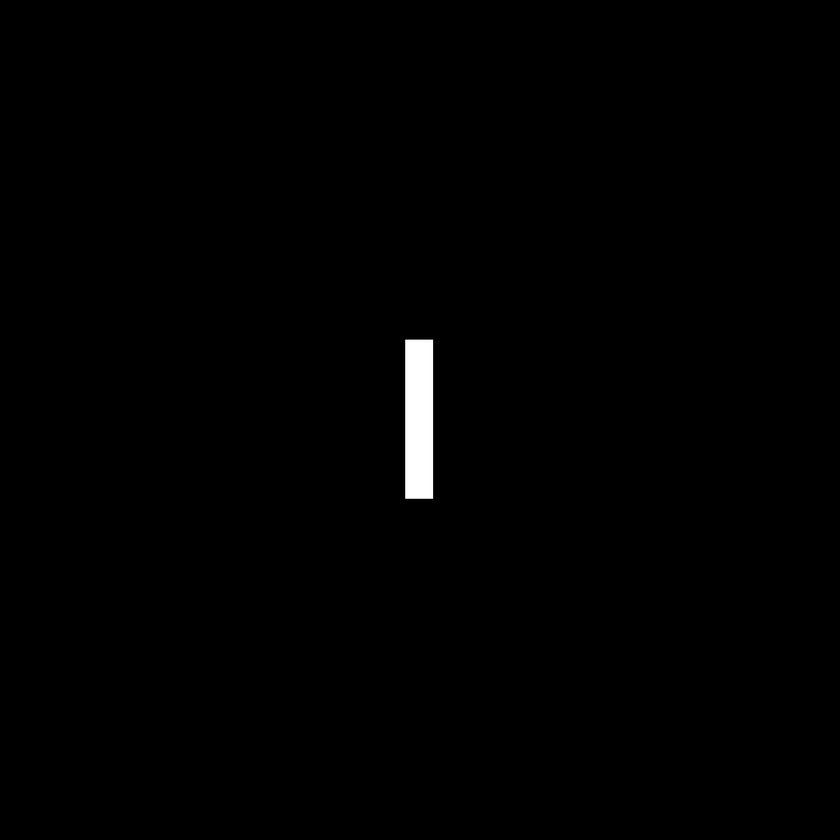
#> input picture part1_DIP_weeks01-08/week05_frequency_domain/input/Fig0424(a)(rectangle).tif, 840 x 840 px, shrunk from 1024 x 1024 before the run
$ jupyter execute 'Frequency Domain Processing.ipynb'
#> lines starting #> are read from the running program, lines starting #| are printed output that depends on the picture
# Week 05 · Frequency Domain Processing
**Course:** Computer Vision (BCSE2022)
**Instructor:** Bùi Huy Kiên
**Prepared:** 2026-07-15

## 🎯 Mục tiêu học tập
Sau khi hoàn thành bài học này, sinh viên sẽ có thể:
- Hiểu biến đổi Fourier 2-D (DFT) và ý nghĩa của phổ biên độ (magnitude spectrum) / pha (phase).
- Hiển thị và đọc phổ tần số của ảnh; hiểu vì sao cần dịch tâm (fftshift) và nén dải động (log).
- Thiết kế và áp dụng bộ lọc thông thấp Ideal / Butterworth / Gaussian trong miền tần số; nhận biết hiện tượng ringing.
- Thiết kế bộ lọc thông cao tương ứng và dùng để làm sắc nét ảnh (high-frequency emphasis).
- Nắm quan hệ giữa lọc miền không gian (tuần 04) và lọc miền tần số.

**Hướng dẫn:**
- Ảnh dùng trong ví dụ và bài tập đã được copy sẵn vào thư mục `input/` của tuần này (trích từ bộ ảnh sách Gonzalez & Woods, DIP 3rd ed. — bộ đầy đủ nằm ở `Gonzalez_images/` gốc repo).
- Mỗi cell hiển thị ảnh dùng `matplotlib`.
- Sử dụng các thư viện: `opencv-python`, `numpy`, `matplotlib`.
- Nếu được, khuyến khích xây dựng lại các thuật toán sử dụng C++/Python

[cell 1]
## Ví dụ 1: Biến đổi Fourier 2-D và phổ biên độ
# - Tính DFT bằng np.fft.fft2, dịch tâm phổ bằng fftshift.
# - Phổ có dải động rất lớn -> dùng log(1 + |F|) để hiển thị.
# - Tính chất dịch chuyển: ảnh tịnh tiến có CÙNG phổ biên độ (chỉ khác pha).

import numpy as np
import matplotlib.pyplot as plt
from PIL import Image

img = np.asarray(Image.open("input/Fig0424(a)(rectangle).tif").convert("L"))
#> img is the input picture: shape (840, 840); min 0, max 255, mean 1.6
img_trans = np.asarray(Image.open("input/Fig0425(a)(translated_rectangle).tif").convert("L"))
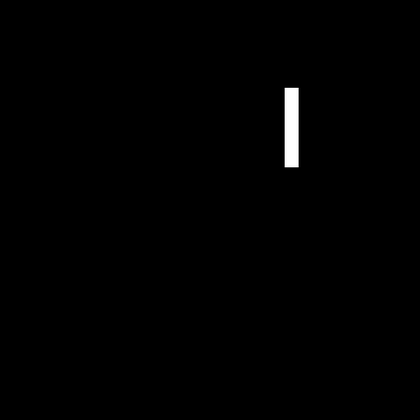
#> input picture part1_DIP_weeks01-08/week05_frequency_domain/input/Fig0425(a)(translated_rectangle).tif, 420 x 420 px, shrunk from 512 x 512 before the run
#> img_trans is the input picture: shape (420, 420); min 0, max 255, mean 1.6

def spectrum(f):
    """Trả về phổ biên độ (đã dịch tâm) và bản nén log để hiển thị."""
    F = np.fft.fftshift(np.fft.fft2(f.astype(np.float64)))
    mag = np.abs(F)
    return mag, np.log1p(mag)

mag1, logmag1 = spectrum(img)
mag2, logmag2 = spectrum(img_trans)

fig, axes = plt.subplots(2, 3, figsize=(13, 8))
axes[0, 0].imshow(img, cmap="gray"); axes[0, 0].set_title("Ảnh gốc (rectangle)")
axes[0, 1].imshow(mag1, cmap="gray"); axes[0, 1].set_title("|F| (không log) — gần như không thấy gì")
axes[0, 2].imshow(logmag1, cmap="gray"); axes[0, 2].set_title("log(1 + |F|)")
axes[1, 0].imshow(img_trans, cmap="gray"); axes[1, 0].set_title("Ảnh tịnh tiến")
axes[1, 1].imshow(mag2, cmap="gray"); axes[1, 1].set_title("|F| (không log)")
axes[1, 2].imshow(logmag2, cmap="gray"); axes[1, 2].set_title("log(1 + |F|) — giống hệt ảnh gốc!")
for ax in axes.ravel(): ax.axis("off")
plt.suptitle("DFT 2-D: phổ biên độ bất biến với phép tịnh tiến")
plt.tight_layout()
plt.show()

[cell 2]
## Ví dụ 2: Lọc thông thấp trong miền tần số — Ideal vs Butterworth vs Gaussian
# Quy trình: F = DFT(f) -> G = H * F -> g = IDFT(G).
# Cùng tần số cắt D0, quan sát hiện tượng RINGING của bộ lọc Ideal.

import numpy as np
import matplotlib.pyplot as plt
from PIL import Image

img = np.asarray(Image.open("input/Fig0441(a)(characters_test_pattern).tif").convert("L"))
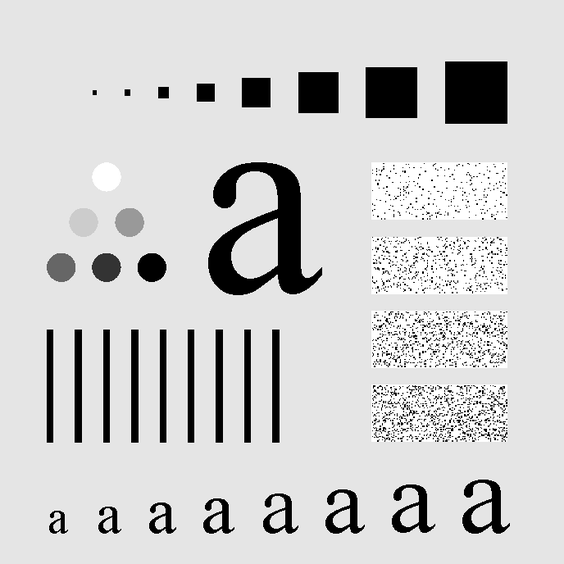
#> input picture part1_DIP_weeks01-08/week05_frequency_domain/input/Fig0441(a)(characters_test_pattern).tif, 564 x 564 px, shrunk from 688 x 688 before the run
#> img is the input picture: shape (564, 564); min 0, max 255, mean 207.2
M, N = img.shape
#> M = 564; N = 564

def dist_grid(M, N):
    """Ma trận khoảng cách D(u,v) tới tâm phổ."""
#> called with M = 564, N = 564
    u = np.arange(M) - M // 2
#> u = 564 values from -282 to 281
    v = np.arange(N) - N // 2
#> v = 564 values from -282 to 281
    V, U = np.meshgrid(v, u)
    return np.sqrt(U**2 + V**2)

def apply_freq_filter(img, H):
    """Lọc ảnh trong miền tần số với đáp ứng H (đã dịch tâm)."""
    F = np.fft.fftshift(np.fft.fft2(img.astype(np.float64)))
    g = np.real(np.fft.ifft2(np.fft.ifftshift(F * H)))
    return np.clip(g, 0, 255)

D = dist_grid(M, N)
D0 = 30
n = 2  # bậc Butterworth

H_ideal = (D <= D0).astype(np.float64)
H_bw    = 1.0 / (1.0 + (D / D0) ** (2 * n))
H_gauss = np.exp(-(D**2) / (2.0 * D0**2))

results = [("Ảnh gốc", img),
           (f"Ideal LPF (D0={D0}) — ringing rõ", apply_freq_filter(img, H_ideal)),
           (f"Butterworth LPF (n={n}, D0={D0})", apply_freq_filter(img, H_bw)),
           (f"Gaussian LPF (D0={D0}) — không ringing", apply_freq_filter(img, H_gauss))]

fig, axes = plt.subplots(1, 4, figsize=(16, 4.5))
for ax, (t, im) in zip(axes, results):
    ax.imshow(im, cmap="gray", vmin=0, vmax=255)
    ax.set_title(t); ax.axis("off")
#> this loop made 4 passes
#> t on passes 1 to 4: 'Ảnh gốc', 'Ideal LPF (D0=30) — ringing rõ', 'Butterworth LPF (n=2, D0=30)', 'Gaussian LPF (D0=30) — không ringing'
plt.suptitle("So sánh 3 loại bộ lọc thông thấp trong miền tần số")
plt.tight_layout()
plt.show()

# Hiển thị mặt cắt đáp ứng tần số của 3 bộ lọc
center = M // 2
#> center = 282
plt.figure(figsize=(7, 3.5))
plt.plot(D[center] * np.sign(np.arange(N) - N//2), H_ideal[center], label="Ideal")
plt.plot(D[center] * np.sign(np.arange(N) - N//2), H_bw[center], label="Butterworth (n=2)")
plt.plot(D[center] * np.sign(np.arange(N) - N//2), H_gauss[center], label="Gaussian")
plt.xlabel("D(u,v) (dọc theo trục ngang qua tâm)"); plt.ylabel("H(u,v)")
plt.title("Mặt cắt đáp ứng tần số"); plt.legend(); plt.grid(alpha=0.3)
plt.tight_layout(); plt.show()

[cell 3]
## Ví dụ 3: Ảnh hưởng của tần số cắt D0 (Gaussian LPF)
# D0 càng nhỏ -> càng nhiều tần số cao bị loại -> ảnh càng mờ.

import numpy as np
import matplotlib.pyplot as plt
from PIL import Image

img = np.asarray(Image.open("input/Fig0441(a)(characters_test_pattern).tif").convert("L"))
M, N = img.shape
u = np.arange(M) - M // 2; v = np.arange(N) - N // 2
#> after `u = np.arange(M) - M // 2`: u = 564 values from -282 to 281
#> after `v = np.arange(N) - N // 2`: v = 564 values from -282 to 281
V, U = np.meshgrid(v, u)
D = np.sqrt(U**2 + V**2)
F = np.fft.fftshift(np.fft.fft2(img.astype(np.float64)))

cutoffs = [10, 30, 60, 160]
fig, axes = plt.subplots(1, len(cutoffs) + 1, figsize=(18, 4))
axes[0].imshow(img, cmap="gray", vmin=0, vmax=255)
axes[0].set_title("Ảnh gốc"); axes[0].axis("off")
for ax, D0 in zip(axes[1:], cutoffs):
    H = np.exp(-(D**2) / (2.0 * D0**2))
    g = np.clip(np.real(np.fft.ifft2(np.fft.ifftshift(F * H))), 0, 255)
    ax.imshow(g, cmap="gray", vmin=0, vmax=255)
    ax.set_title(f"GLPF, D0 = {D0}"); ax.axis("off")
plt.suptitle("Gaussian LPF với các tần số cắt khác nhau")
plt.tight_layout()
plt.show()

[cell 4]
## Ví dụ 4: Lọc thông cao — phát hiện biên/chi tiết trong miền tần số
# Bộ lọc thông cao = 1 - bộ lọc thông thấp tương ứng.
# Chỉ giữ tần số cao -> chỉ còn biên và chi tiết nhỏ.

import numpy as np
import matplotlib.pyplot as plt
from PIL import Image

img = np.asarray(Image.open("input/Fig0441(a)(characters_test_pattern).tif").convert("L"))
M, N = img.shape
u = np.arange(M) - M // 2; v = np.arange(N) - N // 2
V, U = np.meshgrid(v, u)
D = np.sqrt(U**2 + V**2)
F = np.fft.fftshift(np.fft.fft2(img.astype(np.float64)))

D0 = 50
filters = [("Ideal HPF", (D > D0).astype(np.float64)),
           ("Butterworth HPF (n=2)", 1.0 - 1.0 / (1.0 + (D / D0) ** 4)),
           ("Gaussian HPF", 1.0 - np.exp(-(D**2) / (2.0 * D0**2)))]

fig, axes = plt.subplots(1, 4, figsize=(16, 4.5))
axes[0].imshow(img, cmap="gray", vmin=0, vmax=255)
axes[0].set_title("Ảnh gốc"); axes[0].axis("off")
for ax, (t, H) in zip(axes[1:], filters):
    g = np.real(np.fft.ifft2(np.fft.ifftshift(F * H)))
    ax.imshow(np.abs(g), cmap="gray")
    ax.set_title(f"{t}, D0={D0}"); ax.axis("off")
plt.suptitle("Lọc thông cao: chỉ biên và chi tiết được giữ lại")
plt.tight_layout()
plt.show()

[cell 5]
## Ví dụ 5: High-Frequency Emphasis — làm sắc nét ảnh X-quang
# Ứng dụng kinh điển (Gonzalez, Fig 4.59): ảnh X-quang ngực mờ, tương phản thấp.
# g = (k1 + k2 * H_hp) ∘ F  với k1 giữ lại thành phần tần số thấp, k2 khuếch đại tần số cao.
# Sau đó cân bằng histogram để tăng tương phản.

import numpy as np
import cv2
import matplotlib.pyplot as plt
from PIL import Image

img = np.asarray(Image.open("input/Fig0459(a)(orig_chest_xray).tif").convert("L"))
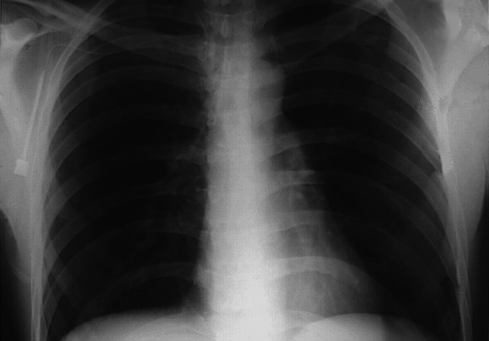
#> input picture part1_DIP_weeks01-08/week05_frequency_domain/input/Fig0459(a)(orig_chest_xray).tif, 489 x 341 px, shrunk from 596 x 416 before the run
#> img is the input picture: shape (341, 489); min 4, max 222, mean 59.9
M, N = img.shape
u = np.arange(M) - M // 2; v = np.arange(N) - N // 2
#> after `u = np.arange(M) - M // 2`: u = 341 values from -170 to 170
#> after `v = np.arange(N) - N // 2`: v = 489 values from -244 to 244
V, U = np.meshgrid(v, u)
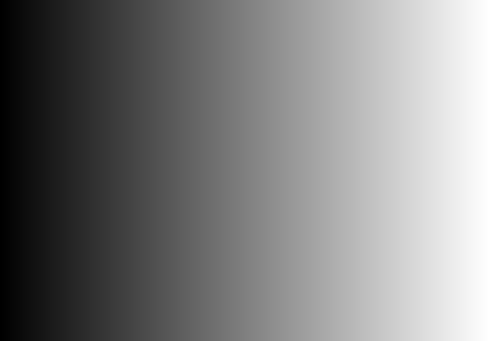
#> V: shape (341, 489) int64; min -244, max 244, mean 0; drawn with min black and max white
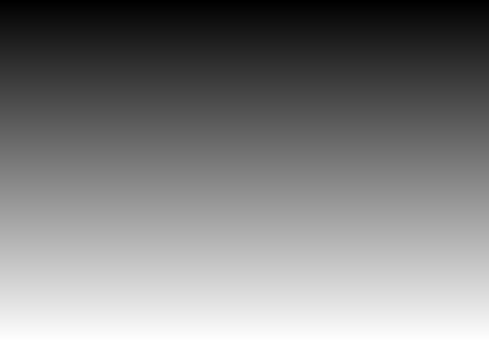
#> U: shape (341, 489) int64; min -170, max 170, mean 0; drawn with min black and max white
D = np.sqrt(U**2 + V**2)
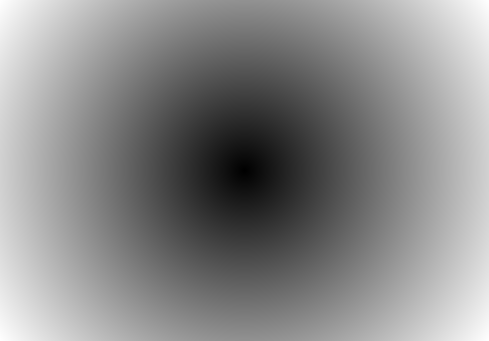
#> D: shape (341, 489) float64; min 0, max 297.4, mean 160.3; drawn with min black and max white
F = np.fft.fftshift(np.fft.fft2(img.astype(np.float64)))

D0 = 40
H_hp = 1.0 - np.exp(-(D**2) / (2.0 * D0**2))     # Gaussian highpass
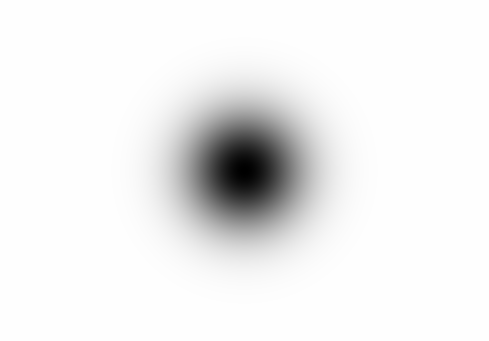
#> H_hp: shape (341, 489) float64; min 0, max 1, mean 0.94

# Chỉ lọc thông cao thuần túy
g_hp = np.real(np.fft.ifft2(np.fft.ifftshift(F * H_hp)))
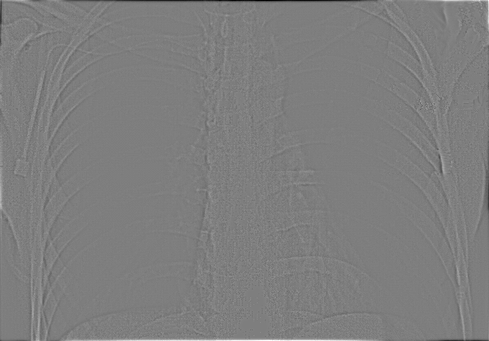
#> g_hp: shape (341, 489) float64; min -70.6, max 71.55, mean 0; drawn with min black and max white

# High-frequency emphasis: k1 = 0.5, k2 = 2.0
k1, k2 = 0.5, 2.0
H_hfe = k1 + k2 * H_hp
g_hfe = np.clip(np.real(np.fft.ifft2(np.fft.ifftshift(F * H_hfe))), 0, 255).astype(np.uint8)

# Cân bằng histogram sau khi nhấn tần số cao
g_final = cv2.equalizeHist(g_hfe)
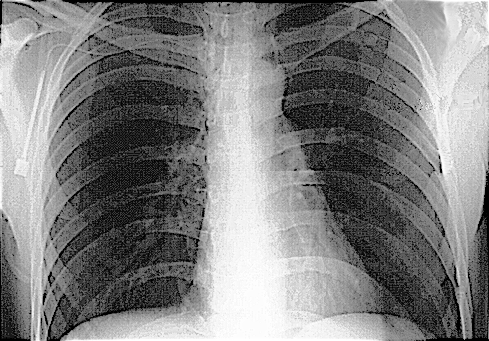
#> g_final: shape (341, 489); min 0, max 255, mean 128.2

titles = ["Ảnh gốc (X-quang mờ)", "Gaussian HPF thuần túy",
          f"HF Emphasis (k1={k1}, k2={k2})", "HFE + Histogram Equalization"]
images = [img, np.abs(g_hp), g_hfe, g_final]

fig, axes = plt.subplots(1, 4, figsize=(16, 4.5))
for ax, im, t in zip(axes, images, titles):
    ax.imshow(im, cmap="gray")
    ax.set_title(t); ax.axis("off")
#> this loop made 4 passes
plt.suptitle("High-Frequency Emphasis kết hợp Histogram Equalization (Gonzalez Fig 4.59)")
plt.tight_layout()
plt.show()
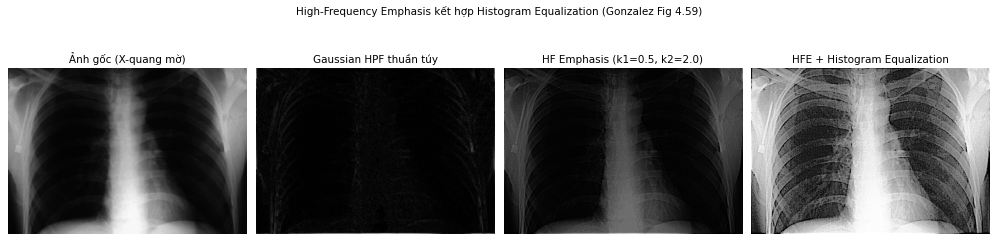
#> figure drawn by matplotlib, 4 panels
